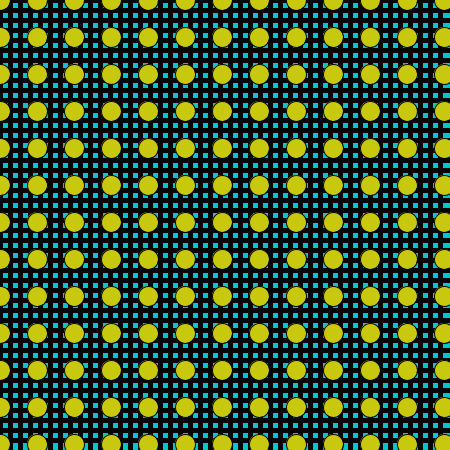
Frame 1 (no input)
Frame 60 (the mouse pressed at the canvas centre just before this capture): identical to frame 1, image omitted
Frame 120 (the mouse held since frame 60 and released just before this capture): identical to frame 1, image omitted

The Processing sketch that drew this single still picture (run headless with seeded random() and noise(); from frame 60 on, the mouse is pressed at the canvas centre):

// Processing sketch: processing_29039
// ── processing_29039.pde

void setup() {
  size (450, 450);
  smooth();
}

void draw () {



  for (int x = 0; x < width; x += 10) {
    for (int y = 0; y < height; y+= 10) {
      stroke (5);
      strokeWeight(5);
      fill(1, 200, 200);
      rect(x, y, 15, 15);
    }
  }

  for (int x = 0; x < width; x += 37.999) {
    for (int y = 0; y < height; y+= 37.999) {
      stroke (5);
      strokeWeight(1);
      fill(200, 200, 14);
      ellipseMode(RADIUS);
      ellipse(x, y, 10, 10);
    }
  }
}
